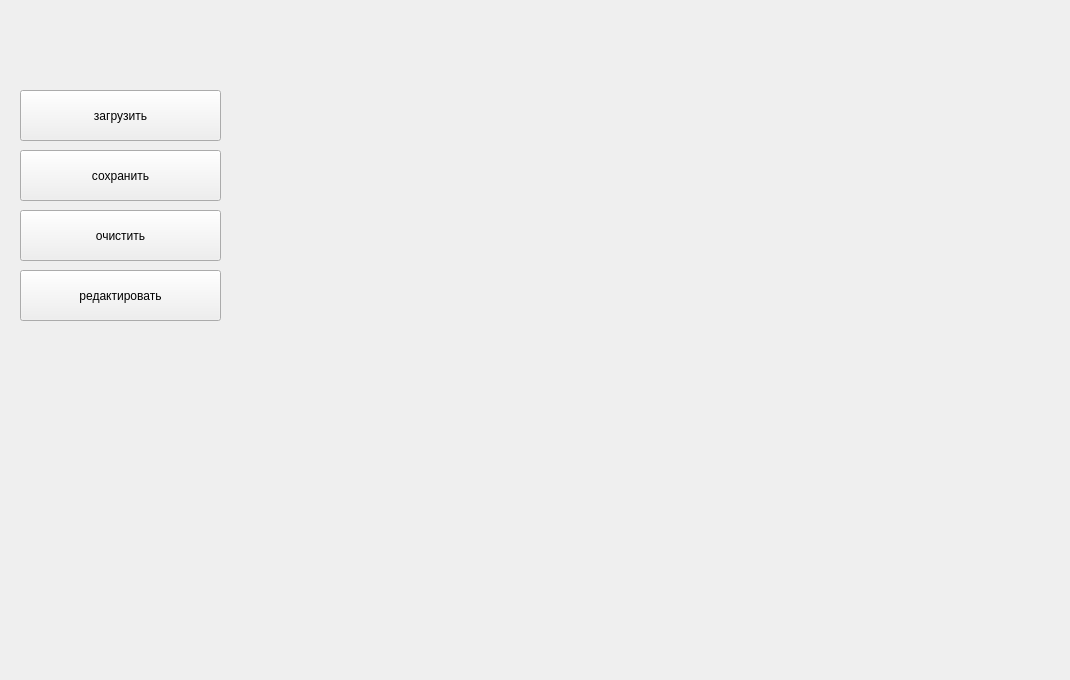
<?xml version="1.0" encoding="UTF-8"?>
<ui version="4.0">
 <class>MainWindow</class>
 <widget class="QMainWindow" name="MainWindow">
  <property name="enabled">
   <bool>true</bool>
  </property>
  <property name="geometry">
   <rect>
    <x>0</x>
    <y>0</y>
    <width>1070</width>
    <height>680</height>
   </rect>
  </property>
  <property name="windowTitle">
   <string>Танцевальная студия</string>
  </property>
  <widget class="QWidget" name="centralwidget">
   <widget class="QPushButton" name="loadButton">
    <property name="geometry">
     <rect>
      <x>20</x>
      <y>90</y>
      <width>201</width>
      <height>51</height>
     </rect>
    </property>
    <property name="text">
     <string>загрузить</string>
    </property>
   </widget>
   <widget class="QPushButton" name="saveButton">
    <property name="geometry">
     <rect>
      <x>20</x>
      <y>150</y>
      <width>201</width>
      <height>51</height>
     </rect>
    </property>
    <property name="text">
     <string>сохранить</string>
    </property>
   </widget>
   <widget class="QPushButton" name="clearButton">
    <property name="geometry">
     <rect>
      <x>20</x>
      <y>210</y>
      <width>201</width>
      <height>51</height>
     </rect>
    </property>
    <property name="text">
     <string>очистить</string>
    </property>
   </widget>
   <widget class="QPushButton" name="editButton">
    <property name="geometry">
      <rect>
       <x>20</x>
        <y>270</y>
        <width>201</width>
        <height>51</height>
      </rect>
    </property>
    <property name="text">
     <string>редактировать</string>
    </property>
   </widget>
  </widget>
 </widget>
 <resources/>
 <connections/>
</ui>
